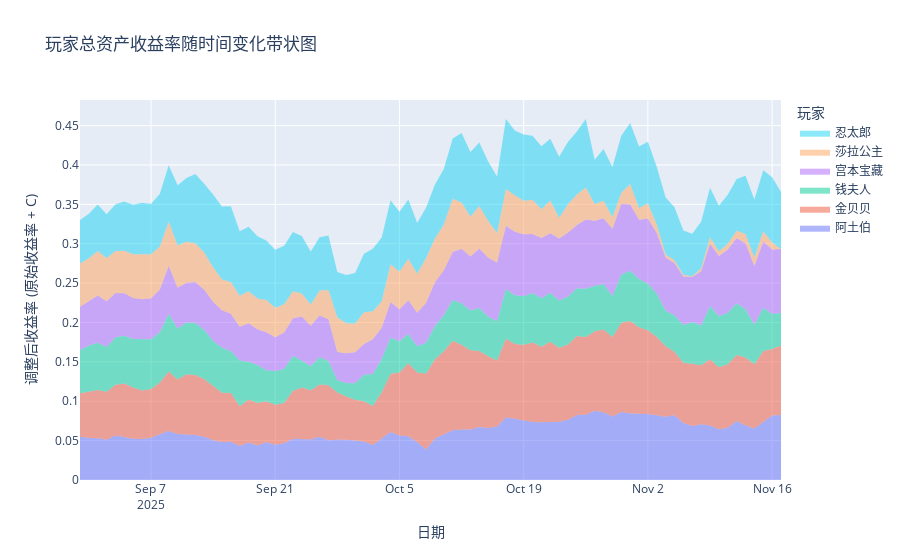

This figure's notebook cell:
### Markdown cell above
我想用plotly实现一个带状图可视化比较每个人的总资产收益率( 资产/初始值 - 1 )

- 每个人使用不同的颜色
- 收益率最高的会到顶端
- 统计全局的最小收益率（会是一个负值） 使用 (收益率 + C). 作为带状图的纵向宽度，C = - 最小收益率

### Code cell
import plotly.graph_objects as go
import pandas as pd
import numpy as np

# Calculate ROI for each player
player_rois = {}
global_min_roi = 0

for player_name in player_names:
    df = player_dataframes[player_name].copy() # Work on a copy
    df['roi'] = (df['total_assets'] / initial_cash) - 1
    player_rois[player_name] = df

    # Update global_min_roi
    if df['roi'].min() < global_min_roi:
        global_min_roi = df['roi'].min()

# Calculate C to shift all ROI values to be non-negative
# If global_min_roi is already non-negative, C will be 0
C = -global_min_roi if global_min_roi < 0 else 0

# Create a new figure
fig = go.Figure()

# Get the dates from one of the player dataframes (assuming all have the same dates)
dates = player_dataframes[player_names[0]]['date']

# Add a stacked area trace for each player
for player_name in player_names:
    df_roi = player_rois[player_name]
    # Calculate adjusted ROI for stacking
    df_roi['adjusted_roi'] = df_roi['roi'] + C

    fig.add_trace(go.Scatter(
        x=dates,
        y=df_roi['adjusted_roi'],
        mode='lines',
        name=player_name,
        stackgroup='one', # This creates the stacked area effect
        line=dict(width=0), # Remove line borders for cleaner stacked look
        hovertemplate=  # Player name
        '<b>日期</b>: %{x}<br>'+
        '<b>收益率</b>: %{customdata:.2%}<br>', # Display adjusted ROI for context
        customdata=df_roi['roi']
    ))

# Update layout for title and axis labels
fig.update_layout(
    title_text='玩家总资产收益率随时间变化带状图',
    xaxis_title='日期',
    yaxis_title='调整后收益率 (原始收益率 + C)',
    hovermode='x unified', # Unified hover for better comparison
    legend_title_text='玩家'
)

# Show the figure
fig.show()
